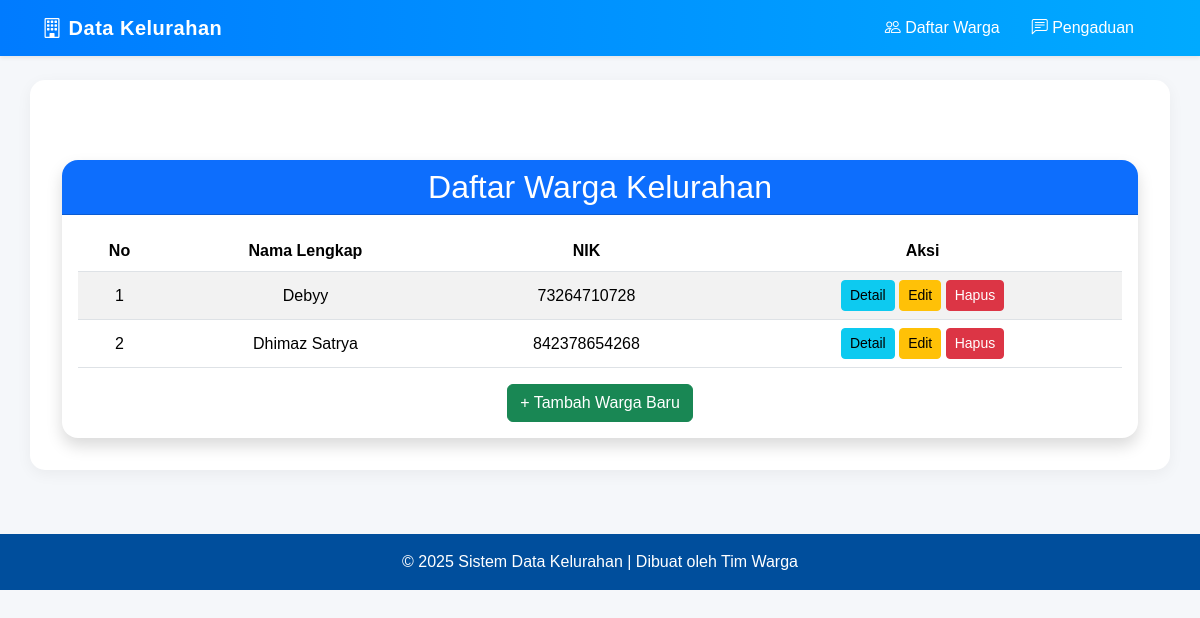
Page /warga/ on the earlier database version.
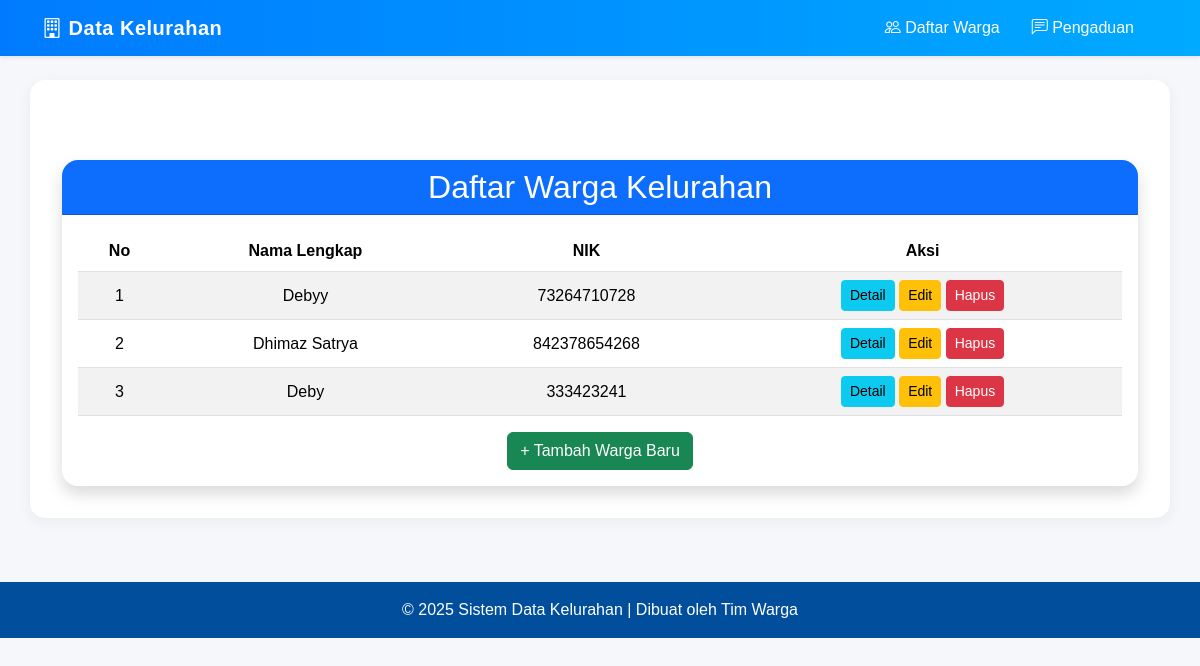
Same page on the later database version.
### warga/models.py (models this page shows, shortened)
class Warga(models.Model):
    nik = models.CharField(max_length=16, unique=True, verbose_name="Nomor Induk Kependudukan")
    nama_lengkap = models.CharField(max_length=100, verbose_name="Nama Lengkap")
    alamat = models.TextField(verbose_name="Alamat Tinggal")
    nomor_telepon = models.CharField(max_length=15, blank=True, verbose_name="Nomor Telepon")
    tanggal_registrasi = models.DateTimeField(auto_now_add=True)

### warga/views.py (the view)
# urls.py: path('', WargaListView.as_view(), name='warga-list'),
class WargaListView(ListView):
    model = Warga
    template_name = 'warga/warga_list.html'

### warga/templates/warga/warga_list.html
{% extends 'base.html' %} {% block content %}
<div class="card shadow border-0 rounded-4 mt-5">
  <div class="card-header bg-primary text-white text-center rounded-top-4">
    <h2 class="mb-0">Daftar Warga Kelurahan</h2>
  </div>
  <div class="card-body">
    {% if object_list %}
    <table class="table table-striped text-center align-middle">
      <thead>
        <tr>
          <th>No</th>
          <th>Nama Lengkap</th>
          <th>NIK</th>
          <th>Aksi</th>
        </tr>
      </thead>
      <tbody>
        {% for warga in object_list %}
        <tr>
          <td>{{ forloop.counter }}</td>
          <td>{{ warga.nama_lengkap }}</td>
          <td>{{ warga.nik }}</td>
          <td>
            <a
              href="{% url 'warga:warga-detail' warga.pk %}"
              class="btn btn-sm btn-info"
              >Detail</a
            >
            <a
              href="{% url 'warga:warga-edit' warga.pk %}"
              class="btn btn-sm btn-warning"
              >Edit</a
            >
            <a
              href="{% url 'warga:warga-hapus' warga.pk %}"
              class="btn btn-sm btn-danger"
              >Hapus</a
            >
          </td>
        </tr>
        {% endfor %}
      </tbody>
    </table>
    {% else %}
    <p class="text-center">Belum ada data warga.</p>
    {% endif %}
    <div class="text-center mt-3">
      <a href="{% url 'warga:warga-tambah' %}" class="btn btn-success"
        >+ Tambah Warga Baru</a
      >
    </div>
  </div>
</div>
{% endblock %}

Differences in the rows shown:
added Warga: nama_lengkap "Deby", nik "333423241"
